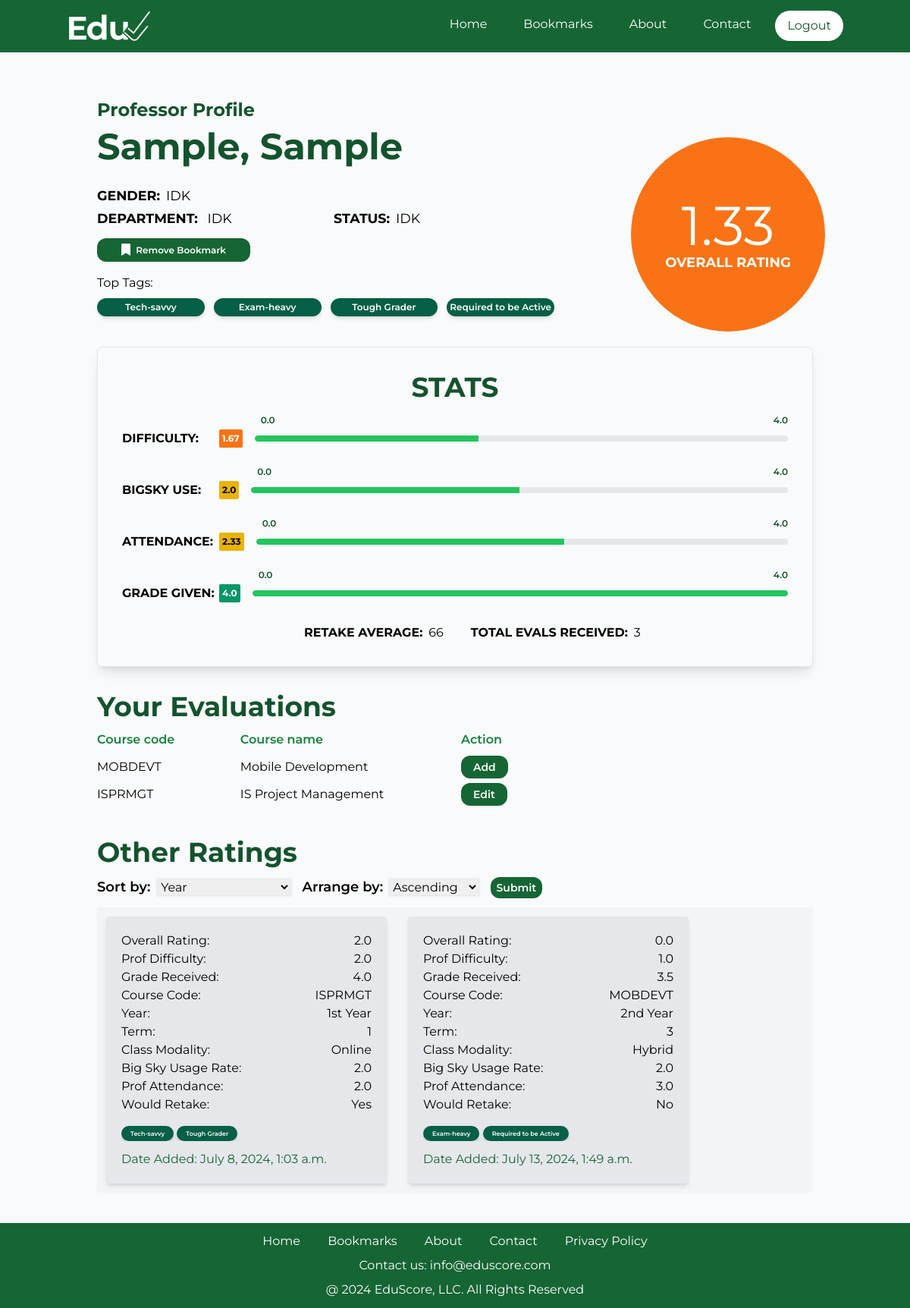
The page /teacher/3 (signed in) on the database as committed earlier.
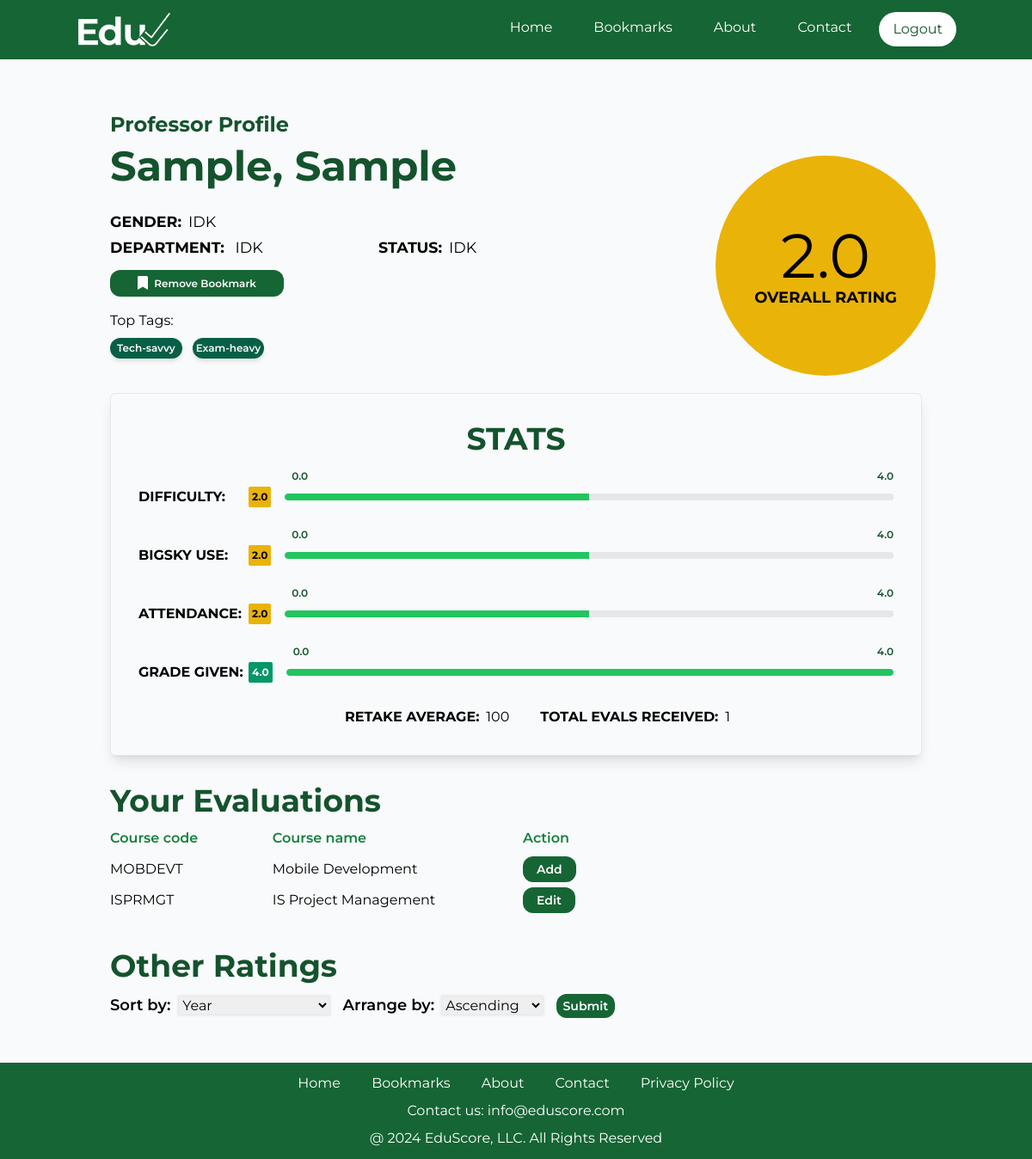
The same page on the database as committed later.
### EvalSys/models.py (models this page shows, shortened)
class TagTB(models.Model):
    TagName = models.CharField(max_length=100, null=False, blank=False)
    isHidden = models.BooleanField(null=False, blank=False)

class Teacher_CourseTB(models.Model):
    TeacherID = models.ForeignKey(TeacherTB, on_delete=models.CASCADE)
    CourseID = models.ForeignKey(CourseTB, on_delete=models.CASCADE)
    class Meta:
        unique_together = ('TeacherID', 'CourseID')

class CourseTB(models.Model):
    CourseCode = models.CharField(unique=True, max_length=50, null=False, blank=False)
    CourseName = models.CharField(max_length=100, null=False, blank=False)
    Description = models.TextField(null=True, blank=True)

class EvaluationTB(models.Model):
    UserID = models.ForeignKey(User, on_delete=models.CASCADE)
    TeacherID = models.ForeignKey(TeacherTB, on_delete=models.CASCADE)
    CourseID = models.ForeignKey(CourseTB, on_delete=models.CASCADE)
    Year = models.CharField(max_length=50, null=False, blank=False)
    Term = models.IntegerField(null=False, blank=False)
    ClassModality = models.CharField(max_length=50, null=False, blank=False)
    OverallProfRate = models.FloatField(null=False, blank=False)
    ProfDifficulty = models.FloatField(null=False, blank=False)
    RetakeProf = models.BooleanField(null=False, blank=False)
    BigSkyUsageRate = models.FloatField(null=False, blank=False)
    ProfAttendance = models.FloatField(null=False, blank=False)
    GradeReceived = models.FloatField(null=True, blank=True)
    DateAdded = models.DateTimeField(default=timezone.now)
    class Meta:
        unique_together = ('UserID', 'TeacherID', 'CourseID')

class Evaluation_TagTB(models.Model):
    EvaluationID = models.ForeignKey(EvaluationTB, on_delete=models.CASCADE)
    TagID = models.ForeignKey(TagTB, on_delete=models.CASCADE)
    class Meta:
        unique_together = ('EvaluationID', 'TagID')

### EvalSys/views.py (the view, shortened to what this page needs)
# urls.py: path('teacher/<teacher_id>', views.TeacherInfo, name='TeacherInfo'),
@login_required(login_url='UserLogin')
def TeacherInfo(request, teacher_id):
    user = request.user
    TeacherRec = TeacherTB.objects.get(pk=teacher_id)
    EditCourse = EvaluationTB.objects.filter(UserID=user.id, TeacherID=teacher_id)
    EditCourseList = EvaluationTB.objects.filter(UserID=user.id, TeacherID=teacher_id).values_list('CourseID')
    AddCourse = Teacher_CourseTB.objects.filter(TeacherID=teacher_id).exclude(CourseID__in=EditCourseList)
    EvalRecs = EvaluationTB.objects.filter(TeacherID=teacher_id, UserID=user.id)
    try:
        Teacher_BookmarkTB.objects.get(TeacherID=teacher_id, UserID=user.id)
        isMark = True
    except:
        isMark = False
    AllEvalRecs = EvaluationTB.objects.filter(TeacherID=teacher_id).aggregate(
        Average_Rate=Round(Avg('OverallProfRate', default=0), 2),
        Average_Difficulty=Round(Avg('ProfDifficulty', default=0), 2),
        Average_BSUsage=Round(Avg('BigSkyUsageRate', default=0), 2),
        Average_Attendance=Round(Avg('ProfAttendance', default=0), 2),
        Average_Grades=Round(Avg('GradeReceived', default=0))
    )
    Average_Retake = 0
    Total_WillRetake = EvaluationTB.objects.filter(TeacherID=teacher_id, RetakeProf=True).count()
    TotalNumEvals = EvaluationTB.objects.filter(TeacherID=teacher_id).count()
    if TotalNumEvals > 0:
        Average_Retake = int((Total_WillRetake/TotalNumEvals)*100)
    AllTagsGotten = (Evaluation_TagTB.objects.filter(EvaluationID__TeacherID_id=teacher_id)
                     .values('TagID__TagName').annotate(count=Count('TagID__TagName')).order_by('-count')[:5])
    AllStudentEvals = EvaluationTB.objects.filter(TeacherID=teacher_id).exclude(UserID=user.id)
    AllEvalTags = Evaluation_TagTB.objects.filter(EvaluationID__TeacherID=teacher_id).exclude(EvaluationID__UserID=user.id).order_by()
    type = ""
    arrange = ""
    return render(request, 'teacherInfo.html', {
        'prof': TeacherRec,
        'Evals': EvalRecs,
        'user': user,
        'EditRec': EditCourse,
        'AddRec': AddCourse,
        'Mark': isMark,
        'AllEvalRecs': AllEvalRecs,
        'TotalNumEvals': TotalNumEvals,
        'Average_Retake': Average_Retake,
        'TopTagRecs': AllTagsGotten,
        'AllStudentEvals': AllStudentEvals,
        'AllEvalTags': AllEvalTags,
        'type': type,
        'arrange': arrange})

### templates/teacherInfo.html (shortened to what the changed rows need)
{% extends 'temp_2.html' %}
{% block content %}
    <div class="mt-5 flex justify-center">
        <div class="p-10 w-full max-w-5xl">
            <div>
                <h1 class="text-2xl font-bold text-green-900 mb-2">Professor Profile</h1>
            </div>
            <div class="grid grid-cols-6 gap-4 w-full">
                <div class="col-span-4 flex flex-col">
                    <div class="">
                        <div>
                            <h1 class="text-5xl font-bold text-green-900 mb-2 text-nowrap">{{ prof.LastName }}, {{ prof.FirstName }}</h1>
                        </div>
                    </div>
                    <div class="space-y-2 mt-5">
                        <div class="inline-grid grid-cols-4 gap-3">
                            {% for item in TopTagRecs %}
                                <div class="text-center text-xs bg-emerald-800 text-white font-semibold px-1 py-1 rounded-full shadow-md">
                                    {{ item.TagID__TagName }}
                                </div>
                            {% endfor %}
                        </div>
                    </div>
                </div>
                <div class="col-span-2 mt-3 -mr-20">
                    <div class="flex justify-end">
                        <div class="">
                            <div class="
                                size-64 mr-16 rounded-full text-center py-20
                                {% if AllEvalRecs.Average_Rate < 1 %}bg-red-600 text-white
                                {% elif AllEvalRecs.Average_Rate >= 1 and AllEvalRecs.Average_Rate < 2 %}bg-orange-500 text-white
                                {% elif AllEvalRecs.Average_Rate >= 2 and AllEvalRecs.Average_Rate < 3 %}bg-yellow-500
                                {% elif AllEvalRecs.Average_Rate >= 3 and AllEvalRecs.Average_Rate < 4 %}bg-green-300
                                {% elif AllEvalRecs.Average_Rate >= 4 %}bg-emerald-600 text-white
                                {% endif %}
                            ">
                                <span class="text-7xl -mb-32">{{ AllEvalRecs.Average_Rate }}</span>
                                <div class="font-bold text-[18px]">OVERALL RATING</div>
                            </div>
                        </div>
                    </div>
                </div>
            </div>
            <div class="mt-5">
                <div class="col-span-4">
                    <div class=" p-8 bg-gray-50 rounded-md border shadow-lg mb-8">
                        <div class="flex justify-center">
                            <h1 class="text-4xl font-bold text-green-900 mb-2">STATS</h1>
                        </div>
                        <div class="mb-2 flex justify-start items-center">
                            <b class="w-32 mt-5">DIFFICULTY:</b>
                            <span
                                    class="
                                            text-xs font-bold mt-5 px-1 py-1 rounded-sm
                                            {% if AllEvalRecs.Average_Difficulty < 1 %}bg-red-600 text-white
                                            {% elif AllEvalRecs.Average_Difficulty >= 1 and AllEvalRecs.Average_Difficulty < 2 %}bg-orange-500 text-white
                                            {% elif AllEvalRecs.Average_Difficulty >= 2 and AllEvalRecs.Average_Difficulty < 3 %}bg-yellow-500
                                            {% elif AllEvalRecs.Average_Difficulty >= 3 and AllEvalRecs.Average_Difficulty < 4 %}bg-green-300
                                            {% elif AllEvalRecs.Average_Difficulty >= 4 %}bg-emerald-600 text-white
                                            {% endif %}
                                    ">{{ AllEvalRecs.Average_Difficulty }}</span>
                            <div class="ml-4 flex-grow">
                                <div class="relative pt-1">
                                </div>
                            </div>
                        </div>
                        <div class="mb-2 flex justify-start items-center">
                            <b class="w-32 mt-5">ATTENDANCE:</b>
                            <span
                                    class="
                                            text-xs font-bold mt-5 px-1 py-1 rounded-sm
                                            {% if AllEvalRecs.Average_Attendance < 1 %}bg-red-600 text-white
                                            {% elif AllEvalRecs.Average_Attendance >= 1 and AllEvalRecs.Average_Attendance < 2 %}bg-orange-500 text-white
                                            {% elif AllEvalRecs.Average_Attendance >= 2 and AllEvalRecs.Average_Attendance < 3 %}bg-yellow-500
                                            {% elif AllEvalRecs.Average_Attendance >= 3 and AllEvalRecs.Average_Attendance < 4 %}bg-green-300
                                            {% elif AllEvalRecs.Average_Attendance >= 4 %}bg-emerald-600 text-white
                                            {% endif %}
                                        ">{{ AllEvalRecs.Average_Attendance }}</span>
                            <div class="ml-4 flex-grow">
                                <div class="relative pt-1">
                                </div>
                            </div>
                        </div>
                        <div class="mt-5">
                            <div class="flex justify-start items-center">
                                <b class="ml-60">RETAKE AVERAGE:</b> <span class="ml-2">{{ Average_Retake }}</span>
                                <b class="ml-9">TOTAL EVALS RECEIVED:</b> <span class="ml-2">{{ TotalNumEvals }}</span>
                            </div>
                        </div>
                    </div>
                </div>
            </div>
            <h1 class="text-4xl font-bold text-green-900 mb-3">Your Evaluations</h1>
            <div>
                <div class="grid grid-cols-10 mt-3">
                    {% for AddRec in AddRec %}
                        <div class="col-span-2 mb-3">{{ AddRec.CourseID.CourseCode }}</div>
                        <div class="col-span-3">{{ AddRec.CourseID.CourseName }}</div>
                        <div class="col-span-5 ml-2">
                            <a class="buttonGreen text-sm -mr-7 px-4 py-1.5 bg-green-700 text-white"
                               href="{% url 'EvaluateTeacher' prof.id %}">Add</a>
                        </div>
                    {% endfor %}
                </div>
                <div class="grid grid-cols-10">
                    {% for EditRec in EditRec %}
                        <div class="col-span-2 mb-3">{{ EditRec.CourseID.CourseCode }}</div>
                        <div class="col-span-3">{{ EditRec.CourseID.CourseName }}</div>
                        <div class="col-span-5 ml-2">
                            <a class="buttonGreen text-sm -mr-7 px-4 py-1.5 rounded-md bg-green-700 text-white"
                               href="{% url 'EditEval' EditRec.id %}">Edit</a>
                        </div>
                    {% endfor %}
                </div>
            </div>
            <div class="mt-8">
                <h1 class="text-4xl font-bold text-green-900 mb-3">Other Ratings</h1>
            </div>
            <div class="overflow-x-scroll mt-3 scrollbar-color: transparent ">
                <div class="flex space-x-4 bg-gray-100">
                    {% for eval in AllStudentEvals %}
                        <div class="bg-gray-200 shadow-md m-3 min-w-[370px] p-5 rounded">
                            <div class="grid grid-cols-2">
                                <div>Overall Rating:</div>
                                <div class="flex justify-end items-start">{{ eval.OverallProfRate }}</div>
                            </div>
                            <div class="grid grid-cols-2">
                                <div>Prof Difficulty:</div>
                                <div class="flex justify-end items-start">{{ eval.ProfDifficulty }}</div>
                            </div>
                            <div class="grid grid-cols-2">
                                <div>Grade Received:</div>
                                <div class="flex justify-end items-start">{{ eval.GradeReceived }}</div>
                            </div>
                            <div class="grid grid-cols-2">
                                <div>Course Code:</div>
                                <div class="flex justify-end items-start">{{ eval.CourseID.CourseCode }}</div>
                            </div>
                            <div class="grid grid-cols-2">
                                <div>Year:</div>
                                <div class="flex justify-end items-start">{{ eval.Year }}</div>
                            </div>
                            <div class="grid grid-cols-2">
                                <div>Term:</div>
                                <div class="flex justify-end items-start">{{ eval.Term }}</div>
                            </div>
                            <div class="grid grid-cols-2">
                                <div>Class Modality:</div>
                                <div class="flex justify-end items-start">{{ eval.ClassModality }}</div>
                            </div>
                            <div class="grid grid-cols-2">
                                <div>Big Sky Usage Rate:</div>
                                <div class="flex justify-end items-start">{{ eval.BigSkyUsageRate }}</div>
                            </div>
                            <div class="grid grid-cols-2">
                                <div>Prof Attendance:</div>
                                <div class="flex justify-end items-start">{{ eval.ProfAttendance }}</div>
                            </div>
                            <div class="grid grid-cols-2">
                                <div>Would Retake:</div>
                                <div class="flex justify-end items-start">
                                    {% if eval.RetakeProf %}
                                        <span>Yes</span>
                                    {% else %}
                                        <span>No</span>
                                    {% endif %}
                                </div>
                            </div>
                            <div class="overflow-y-scroll mt-3 mb-2 bg-gray-200 max-h-14">
                                {% for tag in AllEvalTags %}
                                    {% if tag.EvaluationID.id == eval.id %}
                                        <div class="inline-block text-[8px] bg-emerald-800 text-white font-semibold px-3 py-1 rounded-full shadow-md">{{ tag.TagID.TagName }}</div>
                                    {% endif %}
                                {% endfor %}
                            </div>
                            <div class="text-green-800 mt-3">Date Added: {{ eval.DateAdded }}</div>
                        </div>
                    {% endfor %}
                </div>
            </div>
        </div>
    </div>
{% endblock %}

Rows that differ between the two databases and show on the page:
no longer on this page (row unchanged): TagTB: TagID__TagName "Tough Grader"
no longer on this page (row unchanged): TagTB: TagID__TagName "Required to be Active"
removed EvaluationTB: OverallProfRate "2.0", ProfDifficulty "2.0", GradeReceived "4.0", CourseID.CourseCode "ISPRMGT", Year "1st Year", Term "1", ClassModality "Online", BigSkyUsageRate "2.0", ProfAttendance "2.0", RetakeProf "Yes", DateAdded "July 8, 2024, 1:03 a.m.", shown under "Other Ratings"
removed Evaluation_TagTB: TagID.TagName "Tech-savvy", shown under "2.0"
removed Evaluation_TagTB: TagID.TagName "Tough Grader", shown under "2.0"
removed EvaluationTB: OverallProfRate "0.0", ProfDifficulty "1.0", GradeReceived "3.5", CourseID.CourseCode "MOBDEVT", Year "2nd Year", Term "3", ClassModality "Hybrid", BigSkyUsageRate "2.0", ProfAttendance "3.0", RetakeProf "No", DateAdded "July 13, 2024, 1:49 a.m.", shown under "Other Ratings"
removed Evaluation_TagTB: TagID.TagName "Exam-heavy", shown under "0.0"
removed Evaluation_TagTB: TagID.TagName "Required to be Active", shown under "0.0"
Other text that changed with them:
{{ AllEvalRecs.Average_Rate }}: "1.33" → "2.0"
{{ AllEvalRecs.Average_Difficulty }}: "1.67" → "2.0"
{{ AllEvalRecs.Average_Attendance }}: "2.33" → "2.0"
{{ Average_Retake }}: "66" → "100"
{{ TotalNumEvals }}: "3" → "1"
